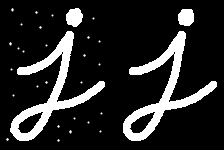
#> input picture Morphology/morph.png, 224 x 150 px
$ python Morphology.py
#> lines starting #> are read from the running program, lines starting #| are printed output that depends on the picture; after the words box and inside, x2 and y2 are one past the last pixel; in counts of white or black regions, pixels touching at a corner belong together
import cv2
import numpy as np

image = cv2.imread('morph.png', 0)
#> image is the input picture: shape (150, 224); min 0, max 255, mean 39.8

cv2.imshow('Original', image)
cv2.waitKey(0)

# Let's define our kernel size
kernel = np.ones((5,5), np.uint8)

# Now we erode
erosion = cv2.erode(image, kernel, iterations = 1)
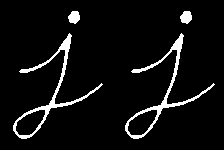
#> erosion: shape (150, 224); 6% white; 4 white regions, box (x1, y1, x2, y2) and area: (13, 33, 103, 139) 898, (125, 33, 215, 139) 898, (68, 11, 80, 24) 117, (180, 11, 192, 24) 117
cv2.imshow('Erosion', erosion)
cv2.waitKey(0)

#
dilation = cv2.dilate(image, kernel, iterations = 1)
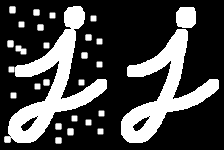
#> dilation: shape (150, 224); min 0, max 255, mean 70.1
cv2.imshow('Dilation', dilation)
cv2.waitKey(0)

# Opening - Good for removing noise
opening = cv2.morphologyEx(image, cv2.MORPH_OPEN, kernel)
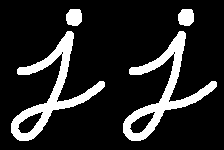
#> opening: shape (150, 224); 15.2% white; 4 white regions, box (x1, y1, x2, y2) and area: (11, 31, 105, 141) 2326, (123, 31, 217, 141) 2326, (66, 9, 82, 26) 233, (178, 9, 194, 26) 233
cv2.imshow('Opening', opening)
cv2.waitKey(0)

# Closing - Good for removing noise
closing = cv2.morphologyEx(image, cv2.MORPH_CLOSE, kernel)
cv2.imshow('Closing', closing)
cv2.waitKey(0)


cv2.destroyAllWindows()
